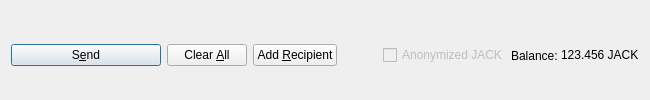
         <widget class="QFrame" name="frame_Send">
          <layout class="QHBoxLayout" name="horizontalLayout">
           <property name="bottomMargin">
            <number>0</number>
           </property>
           <item>
            <widget class="QPushButton" name="sendButton">
             <property name="minimumSize">
              <size>
               <width>150</width>
               <height>0</height>
              </size>
             </property>
             <property name="toolTip">
              <string>Confirm the send action</string>
             </property>
             <property name="text">
              <string>S&amp;end</string>
             </property>
             <property name="icon">
              <iconset resource="../pivx.qrc">
               <normaloff>:/icons/send</normaloff>:/icons/send</iconset>
             </property>
             <property name="autoDefault">
              <bool>false</bool>
             </property>
             <property name="default">
              <bool>true</bool>
             </property>
            </widget>
           </item>
           <item>
            <widget class="QPushButton" name="clearButton">
             <property name="sizePolicy">
              <sizepolicy hsizetype="Minimum" vsizetype="Fixed">
               <horstretch>0</horstretch>
               <verstretch>0</verstretch>
              </sizepolicy>
             </property>
             <property name="toolTip">
              <string>Clear all fields of the form.</string>
             </property>
             <property name="text">
              <string>Clear &amp;All</string>
             </property>
             <property name="icon">
              <iconset resource="../pivx.qrc">
               <normaloff>:/icons/remove</normaloff>:/icons/remove</iconset>
             </property>
             <property name="autoDefault">
              <bool>false</bool>
             </property>
            </widget>
           </item>
           <item>
            <widget class="QPushButton" name="addButton">
             <property name="toolTip">
              <string>Send to multiple recipients at once</string>
             </property>
             <property name="text">
              <string>Add &amp;Recipient</string>
             </property>
             <property name="icon">
              <iconset resource="../pivx.qrc">
               <normaloff>:/icons/add</normaloff>:/icons/add</iconset>
             </property>
             <property name="autoDefault">
              <bool>false</bool>
             </property>
            </widget>
           </item>
           <item>
            <spacer name="horizontalSpacer">
             <property name="orientation">
              <enum>Qt::Horizontal</enum>
             </property>
             <property name="sizeHint" stdset="0">
              <size>
               <width>40</width>
               <height>20</height>
              </size>
             </property>
            </spacer>
           </item>
           <item>
            <layout class="QHBoxLayout" name="horizontalLayout_2">
             <property name="spacing">
              <number>3</number>
             </property>
             <item>
              <widget class="QCheckBox" name="checkzJACK">
               <property name="enabled">
                <bool>false</bool>
               </property>
               <property name="text">
                <string>Anonymized JACK</string>
               </property>
              </widget>
             </item>
             <item>
              <widget class="QLabel" name="label">
               <property name="text">
                <string>Balance:</string>
               </property>
              </widget>
             </item>
             <item>
              <widget class="QLabel" name="labelBalance">
               <property name="sizePolicy">
                <sizepolicy hsizetype="Preferred" vsizetype="Fixed">
                 <horstretch>0</horstretch>
                 <verstretch>0</verstretch>
                </sizepolicy>
               </property>
               <property name="cursor">
                <cursorShape>IBeamCursor</cursorShape>
               </property>
               <property name="text">
                <string notr="true">123.456 JACK</string>
               </property>
               <property name="textInteractionFlags">
                <set>Qt::LinksAccessibleByMouse|Qt::TextSelectableByKeyboard|Qt::TextSelectableByMouse</set>
               </property>
              </widget>
             </item>
            </layout>
           </item>
          </layout>
         </widget>
